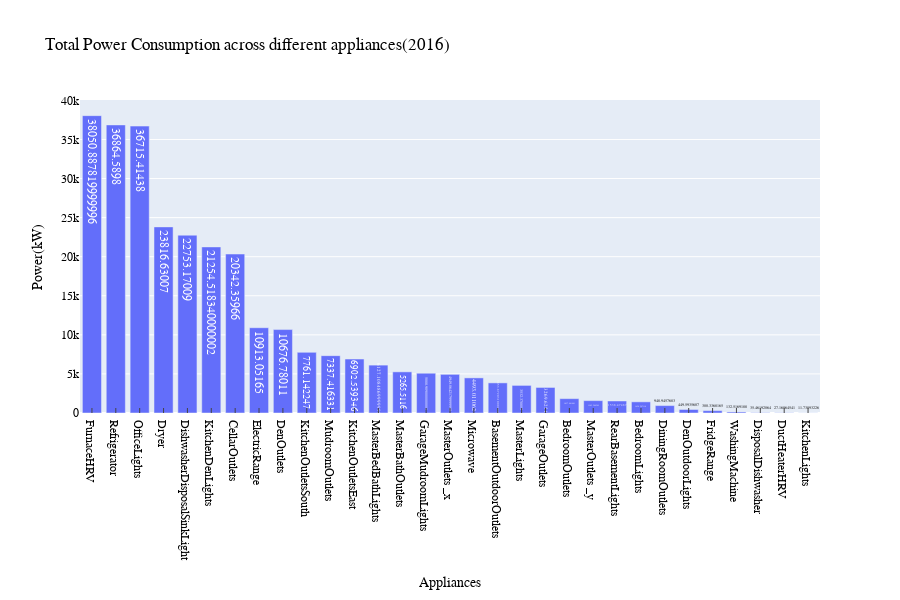
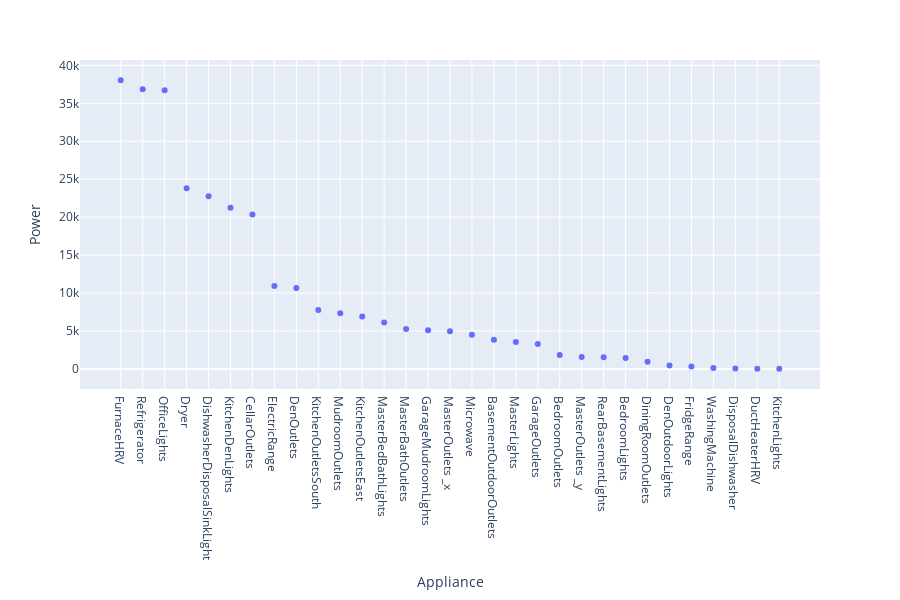

The notebook cell these images were saved under, in order:
### Code cell
fig = px.bar(HomeA_2016, x='Appliance', y='Power', title='Total Power Consumption across different appliances(2016)', text='Power')
fig.update_xaxes(ticks='inside',title_font=dict(family='Georgia', color='black'),tickfont=dict(family='Georgia', color='black'))
fig.update_yaxes(title_font=dict(family='Georgia', color='black'),tickfont=dict(family='Georgia', color='black'))
fig.update_layout(font=dict(family='Georgia',color='black'),xaxis_title='Appliances', yaxis_title='Power(kW)')
fig.show()

fig_A = px.scatter(HomeA_2016, x="Appliance", y="Power")
fig_A.show()

### Figure 1 — Plotly figure (JSON) as saved in the notebook; plotly's stock layout.template omitted (floating-point values rounded to 4 significant figures)
{"data": [{"alignmentgroup": "True", "hoverlabel": {"namelength": 0}, "hovertemplate": "Appliance=%{x}<br>Power=%{text}", "legendgroup": "", "marker": {"color": "#636efa"}, "name": "", "offsetgroup": "", "orientation": "v", "showlegend": false, "text": [38050.0, 36860.0, 36720.0, 23820.0, 22750.0, 21250.0, 20340.0, 10910.0, 10680.0, 7761.0, 7337.0, 6903.0, 6127.0, 5266.0, 5089.0, 4949.0, 4493.0, 3854.0, 3532.0, 3270.0, 1838.0, 1582.0, 1538.0, 1428.0, 948.9, 449.6, 300.3, 132.5, 35.46, 27.16, 11.73], "textposition": "auto", "type": "bar", "x": ["FurnaceHRV ", "Refrigerator ", "OfficeLights ", "Dryer ", "DishwasherDisposalSinkLight ", "KitchenDenLights ", "CellarOutlets ", "ElectricRange ", "DenOutlets ", "KitchenOutletsSouth ", "MudroomOutlets ", "KitchenOutletsEast ", "MasterBedBathLights ", "MasterBathOutlets ", "GarageMudroomLights ", "MasterOutlets _x", "Microwave ", "BasementOutdoorOutlets ", "MasterLights ", "GarageOutlets ", "BedroomOutlets ", "MasterOutlets _y", "RearBasementLights ", "BedroomLights ", "DiningRoomOutlets ", "DenOutdoorLights ", "FridgeRange ", "WashingMachine ", "DisposalDishwasher ", "DuctHeaterHRV ", "KitchenLights "], "xaxis": "x", "y": [38050.0, 36860.0, 36720.0, 23820.0, 22750.0, 21250.0, 20340.0, 10910.0, 10680.0, 7761.0, 7337.0, 6903.0, 6127.0, 5266.0, 5089.0, 4949.0, 4493.0, 3854.0, 3532.0, 3270.0, 1838.0, 1582.0, 1538.0, 1428.0, 948.9, 449.6, 300.3, 132.5, 35.46, 27.16, 11.73], "yaxis": "y"}], "layout": {"barmode": "relative", "font": {"color": "black", "family": "Georgia"}, "height": 600, "legend": {"tracegroupgap": 0}, "title": {"text": "Total Power Consumption across different appliances(2016)"}, "xaxis": {"anchor": "y", "domain": [0, 1], "tickfont": {"color": "black", "family": "Georgia"}, "ticks": "inside", "title": {"text": "Appliances"}}, "yaxis": {"anchor": "x", "domain": [0, 1], "tickfont": {"color": "black", "family": "Georgia"}, "title": {"text": "Power(kW)"}}}}

### Figure 2 — Plotly figure (JSON) as saved in the notebook; plotly's stock layout.template omitted (floating-point values rounded to 4 significant figures)
{"data": [{"hoverlabel": {"namelength": 0}, "hovertemplate": "Appliance=%{x}<br>Power=%{y}", "legendgroup": "", "marker": {"color": "#636efa", "symbol": "circle"}, "mode": "markers", "name": "", "showlegend": false, "type": "scatter", "x": ["FurnaceHRV ", "Refrigerator ", "OfficeLights ", "Dryer ", "DishwasherDisposalSinkLight ", "KitchenDenLights ", "CellarOutlets ", "ElectricRange ", "DenOutlets ", "KitchenOutletsSouth ", "MudroomOutlets ", "KitchenOutletsEast ", "MasterBedBathLights ", "MasterBathOutlets ", "GarageMudroomLights ", "MasterOutlets _x", "Microwave ", "BasementOutdoorOutlets ", "MasterLights ", "GarageOutlets ", "BedroomOutlets ", "MasterOutlets _y", "RearBasementLights ", "BedroomLights ", "DiningRoomOutlets ", "DenOutdoorLights ", "FridgeRange ", "WashingMachine ", "DisposalDishwasher ", "DuctHeaterHRV ", "KitchenLights "], "xaxis": "x", "y": [38050.0, 36860.0, 36720.0, 23820.0, 22750.0, 21250.0, 20340.0, 10910.0, 10680.0, 7761.0, 7337.0, 6903.0, 6127.0, 5266.0, 5089.0, 4949.0, 4493.0, 3854.0, 3532.0, 3270.0, 1838.0, 1582.0, 1538.0, 1428.0, 948.9, 449.6, 300.3, 132.5, 35.46, 27.16, 11.73], "yaxis": "y"}], "layout": {"height": 600, "legend": {"tracegroupgap": 0}, "margin": {"t": 60}, "xaxis": {"anchor": "y", "domain": [0, 1], "title": {"text": "Appliance"}}, "yaxis": {"anchor": "x", "domain": [0, 1], "title": {"text": "Power"}}}}
